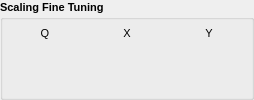
     <widget class="QGroupBox" name="groupBox">
      <property name="sizePolicy">
       <sizepolicy hsizetype="Preferred" vsizetype="Preferred">
        <horstretch>0</horstretch>
        <verstretch>0</verstretch>
       </sizepolicy>
      </property>
      <property name="minimumSize">
       <size>
        <width>0</width>
        <height>0</height>
       </size>
      </property>
      <property name="font">
       <font>
        <pointsize>8</pointsize>
        <weight>75</weight>
        <bold>true</bold>
       </font>
      </property>
      <property name="title">
       <string>Scaling Fine Tuning</string>
      </property>
      <layout class="QGridLayout" name="gridLayout_2">
       <property name="margin">
        <number>2</number>
       </property>
       <property name="spacing">
        <number>2</number>
       </property>
       <item row="1" column="1">
        <widget class="caNumeric" name="caNumeric_1">
         <property name="sizePolicy">
          <sizepolicy hsizetype="Fixed" vsizetype="Fixed">
           <horstretch>0</horstretch>
           <verstretch>0</verstretch>
          </sizepolicy>
         </property>
         <property name="minimumSize">
          <size>
           <width>80</width>
           <height>40</height>
          </size>
         </property>
         <property name="autoFillBackground">
          <bool>false</bool>
         </property>
         <property name="digitsFontScaleEnabled">
          <bool>true</bool>
         </property>
         <property name="channel" stdset="0">
          <string>$(DEV):X-SCALE</string>
         </property>
         <property name="foreground">
          <color>
           <red>0</red>
           <green>0</green>
           <blue>0</blue>
          </color>
         </property>
         <property name="background">
          <color>
           <red>187</red>
           <green>187</green>
           <blue>187</blue>
          </color>
         </property>
         <property name="precisionMode">
          <enum>caNumeric::Channel</enum>
         </property>
         <property name="fixedFormat">
          <bool>false</bool>
         </property>
         <property name="limitsMode">
          <enum>caNumeric::Channel</enum>
         </property>
         <property name="maxValue">
          <double>1.000000000000000</double>
         </property>
         <property name="minValue">
          <double>-2.000000000000000</double>
         </property>
        </widget>
       </item>
       <item row="1" column="0">
        <widget class="caNumeric" name="caNumeric_0">
         <property name="sizePolicy">
          <sizepolicy hsizetype="Fixed" vsizetype="Fixed">
           <horstretch>0</horstretch>
           <verstretch>0</verstretch>
          </sizepolicy>
         </property>
         <property name="minimumSize">
          <size>
           <width>80</width>
           <height>40</height>
          </size>
         </property>
         <property name="autoFillBackground">
          <bool>false</bool>
         </property>
         <property name="digitsFontScaleEnabled">
          <bool>true</bool>
         </property>
         <property name="channel" stdset="0">
          <string>$(DEV):Q-SCALE</string>
         </property>
         <property name="foreground">
          <color>
           <red>0</red>
           <green>0</green>
           <blue>0</blue>
          </color>
         </property>
         <property name="background">
          <color>
           <red>187</red>
           <green>187</green>
           <blue>187</blue>
          </color>
         </property>
         <property name="precisionMode">
          <enum>caNumeric::Channel</enum>
         </property>
         <property name="fixedFormat">
          <bool>false</bool>
         </property>
         <property name="limitsMode">
          <enum>caNumeric::Channel</enum>
         </property>
         <property name="maxValue">
          <double>1.000000000000000</double>
         </property>
         <property name="minValue">
          <double>0.000000000000000</double>
         </property>
        </widget>
       </item>
       <item row="1" column="2">
        <widget class="caNumeric" name="caNumeric_2">
         <property name="sizePolicy">
          <sizepolicy hsizetype="Fixed" vsizetype="Fixed">
           <horstretch>0</horstretch>
           <verstretch>0</verstretch>
          </sizepolicy>
         </property>
         <property name="minimumSize">
          <size>
           <width>80</width>
           <height>40</height>
          </size>
         </property>
         <property name="autoFillBackground">
          <bool>false</bool>
         </property>
         <property name="digitsFontScaleEnabled">
          <bool>true</bool>
         </property>
         <property name="channel" stdset="0">
          <string>$(DEV):Y-SCALE</string>
         </property>
         <property name="foreground">
          <color>
           <red>0</red>
           <green>0</green>
           <blue>0</blue>
          </color>
         </property>
         <property name="background">
          <color>
           <red>187</red>
           <green>187</green>
           <blue>187</blue>
          </color>
         </property>
         <property name="precisionMode">
          <enum>caNumeric::Channel</enum>
         </property>
         <property name="fixedFormat">
          <bool>false</bool>
         </property>
         <property name="limitsMode">
          <enum>caNumeric::Channel</enum>
         </property>
         <property name="maxValue">
          <double>2.000000000000000</double>
         </property>
         <property name="minValue">
          <double>-2.000000000000000</double>
         </property>
        </widget>
       </item>
       <item row="0" column="0">
        <widget class="QLabel" name="label_19">
         <property name="sizePolicy">
          <sizepolicy hsizetype="Preferred" vsizetype="Fixed">
           <horstretch>0</horstretch>
           <verstretch>0</verstretch>
          </sizepolicy>
         </property>
         <property name="minimumSize">
          <size>
           <width>0</width>
           <height>15</height>
          </size>
         </property>
         <property name="font">
          <font>
           <weight>50</weight>
           <bold>false</bold>
          </font>
         </property>
         <property name="text">
          <string>Q</string>
         </property>
         <property name="alignment">
          <set>Qt::AlignCenter</set>
         </property>
        </widget>
       </item>
       <item row="0" column="1">
        <widget class="QLabel" name="label_17">
         <property name="sizePolicy">
          <sizepolicy hsizetype="Preferred" vsizetype="Fixed">
           <horstretch>0</horstretch>
           <verstretch>0</verstretch>
          </sizepolicy>
         </property>
         <property name="minimumSize">
          <size>
           <width>0</width>
           <height>15</height>
          </size>
         </property>
         <property name="font">
          <font>
           <weight>50</weight>
           <bold>false</bold>
          </font>
         </property>
         <property name="text">
          <string>X</string>
         </property>
         <property name="alignment">
          <set>Qt::AlignCenter</set>
         </property>
        </widget>
       </item>
       <item row="0" column="2">
        <widget class="QLabel" name="label_20">
         <property name="sizePolicy">
          <sizepolicy hsizetype="Preferred" vsizetype="Fixed">
           <horstretch>0</horstretch>
           <verstretch>0</verstretch>
          </sizepolicy>
         </property>
         <property name="minimumSize">
          <size>
           <width>0</width>
           <height>15</height>
          </size>
         </property>
         <property name="font">
          <font>
           <weight>50</weight>
           <bold>false</bold>
          </font>
         </property>
         <property name="text">
          <string>Y</string>
         </property>
         <property name="alignment">
          <set>Qt::AlignCenter</set>
         </property>
        </widget>
       </item>
      </layout>
      <zorder>caNumeric_0</zorder>
      <zorder>caNumeric_1</zorder>
      <zorder>caNumeric_2</zorder>
      <zorder>label_19</zorder>
      <zorder>label_17</zorder>
      <zorder>label_20</zorder>
     </widget>
